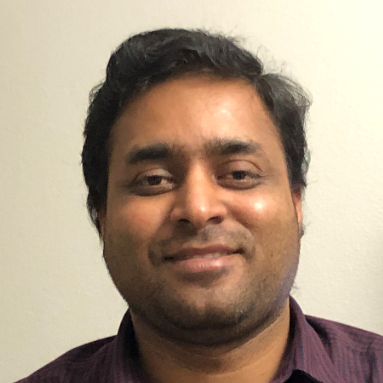
%> input picture Lesson02/Pankaj_HeadShot.png, 383 x 383 px
$ octave Lesson02_prog_01.m   (GNU Octave 9; MATLAB toolbox functions it lacks are replaced by stand-ins)
%> lines starting %> are read from the running program, lines starting %| are printed output that depends on the picture
%%
clc;
clear all;
close all;

%import image;

%% Read an image and extract values
img = imread("Pankaj_HeadShot.png");
%> img is the input picture: size 383x383x3 uint8; mean R, G, B 172.8, 153, 132.5
figure
imshow(img);

img2 = imread("Pic2.jpg");
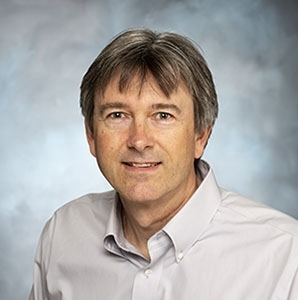
%> input picture Lesson02/Pic2.jpg, 298 x 300 px
%> img2 is the input picture: size 300x298x3 uint8; mean R, G, B 172.1, 168.4, 166
figure
imshow(img2);

size1 = size(img);
%> size1 = [383 383 3]
size2 = size(img2);
%> size2 = [300 298 3]

row_min = min(size1(1), size2(1));
%> row_min = 300
col_min = min(size1(2), size2(2));
%> col_min = 298

img = img(1:row_min, 1:col_min, :);
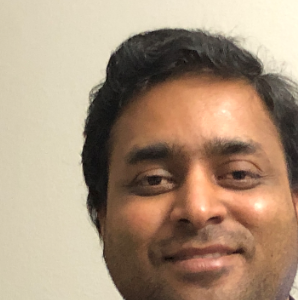
%> img: size 300x298x3 uint8; mean R, G, B 170.1, 146.3, 123.3
img2 = img2(1:row_min, 1:col_min, :);

imgreen = img(:, :, 2);
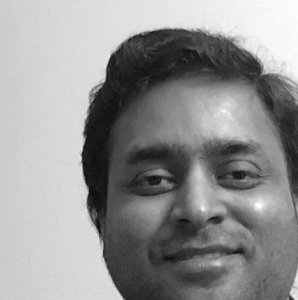
%> imgreen: size 300x298 uint8; min 5, max 255, mean 146.3
figure
imshow(imgreen)

%%
disp('Image size: ')
disp(size(img));
%|    300   298     3

disp('Image class: ')
disp(class(img));
%| uint8

disp('Extract a 2D slice between rows 101 to 103 and columns 201 to 203 (inclusive)')
disp(img(101:103, 201:203));
%|   240  238  241
%|   248  246  246
%|   250  249  246

figure
line([1 512], [256, 256], 'color', 'r')

figure
plot(imgreen(256,:));
%> figure, not shown here; curve peaks at x = 69, y = 218

%% Increase Intensity
img_intensity_increased = scale(img, 1.5);
figure
imshow(img_intensity_increased)

%% Reduce Intensity
img_intensity_reduced = scale(img, 0.5);
figure
imshow(img_intensity_reduced)

%% Blend two images
blended_img = blend_images (img, img2, 0.75);
figure
imshow(blended_img)

%% Add noise
img_noise = add_noise_gaussian (img, 64);
figure
imshow(img_noise)
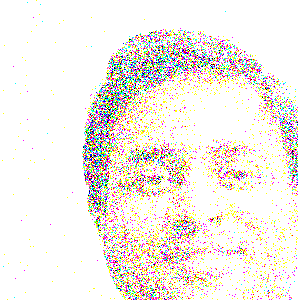
%> displayed picture: size 300x298x3, on the screen's scale of 0 to 255; mean R, G, B 242.8, 237.2, 231

%% Difference of two images
img_diff = diff_images(img, img2);
figure
imshow(img_diff)

figure
imshow(blend_images (diff_images(img, img2), diff_images(img2, img), 0.5))
%> in diff_images (call 3), `result = abs(img1 - img2);`:
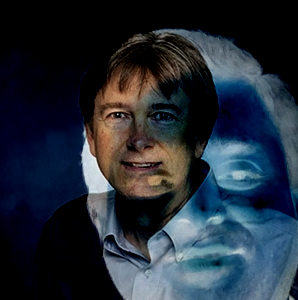
%> result: size 300x298x3 uint8; mean R, G, B 35.1, 44, 55.3
%> call 2 of blend_images, with alpha = 0.5
%> in blend_images (call 2), `blended_img = alpha*img1 + (1.0 - alpha)*img2;`:
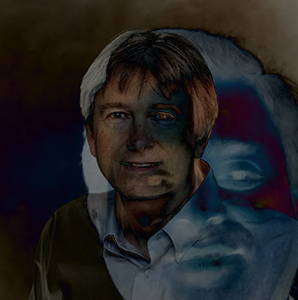
%> blended_img: size 300x298x3 uint8; mean R, G, B 34.3, 33.2, 34.1

%% Gaussian distribution
gaussian (10000, 164)
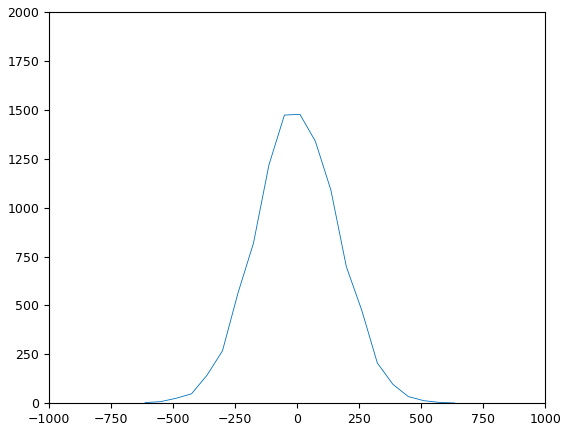
%> figure redrawn from the program's plot data; curve peaks at x = 10.89, y = 1477

%% Define functions
%% Gaussian distrubution
function gaussian (size_n, sigma)
    noise = randn([1, size_n]).*sigma;
    [n, x] = hist(noise, linspace(min(noise), max(noise), 21));
    %disp([x; n]);
    figure
    plot(x, n);
end

%% Scale an image
function result = scale (img, value)
    result = value .* img;
end

%% Blend two images
function blended_img = blend_images (img1, img2, alpha)
    blended_img = alpha*img1 + (1.0 - alpha)*img2;
end

%% Add Gaussian noise to an image
function result = add_noise_gaussian (img, sigma)
    noise = randn(size(img)).*sigma;
    result = round (double(img) + noise);
    %result = img
end

%% Difference of two images
function result = diff_images (img1, img2)
    result = abs(img1 - img2);
end
